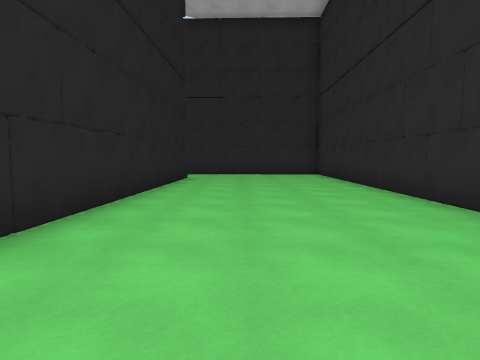
view 1 (above)

18 first-person views from a walk through a scene from a Unity 3-D project. The camera is 1.3 m above the floor, tilts 4° down and sees 75° across. The floor is counted in squares, 2 m on a side. Each view is taken from the middle of a square. On the plan, view 1 faces up. The plan holds only what a view shows up to about 10 squares ahead; the rest is blank. The place goes on beyond the plan.

view 2
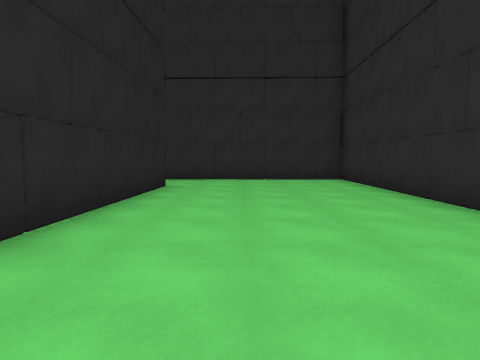

view 3
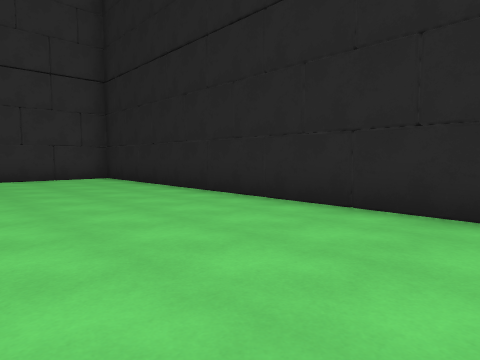

view 4
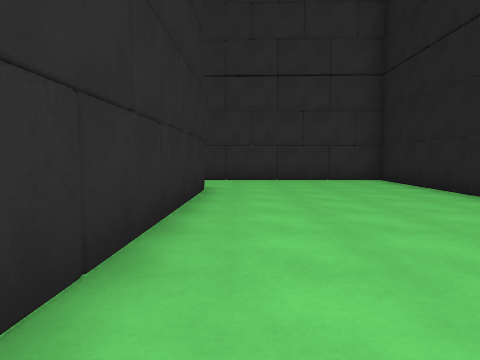

view 5
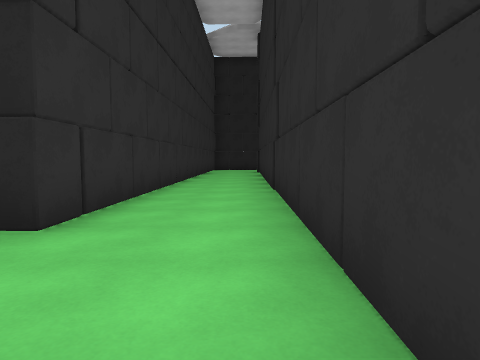

view 6
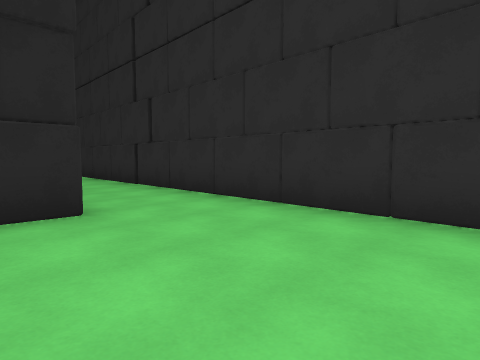

view 7
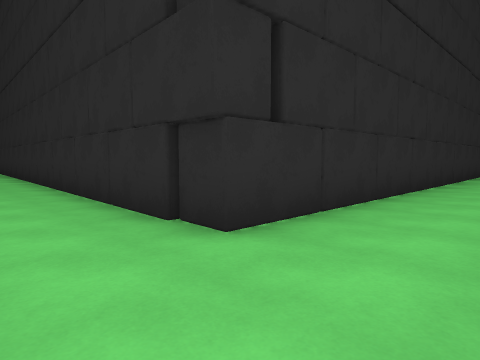

view 8
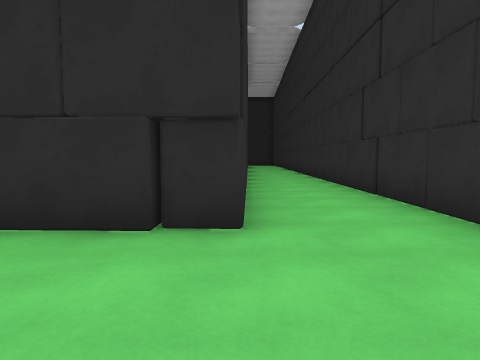

view 9
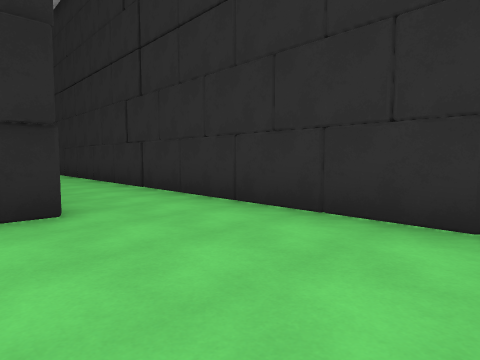

view 10
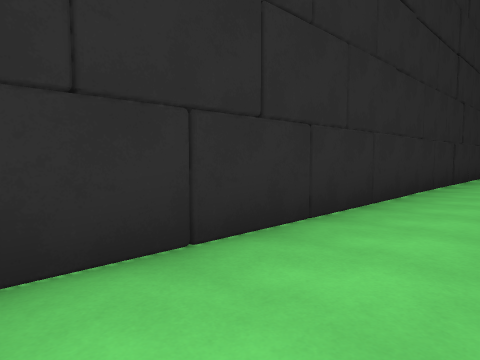

view 11
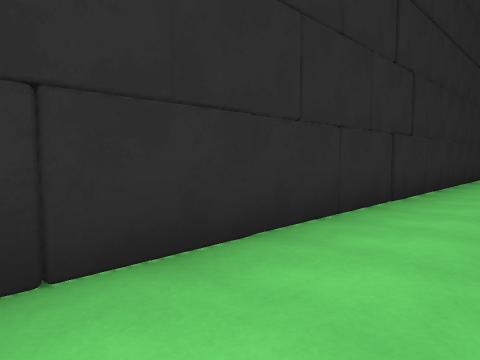

view 12
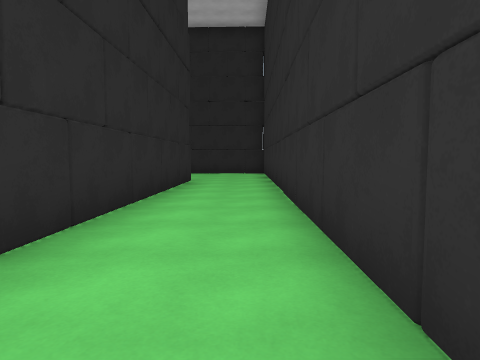

view 13
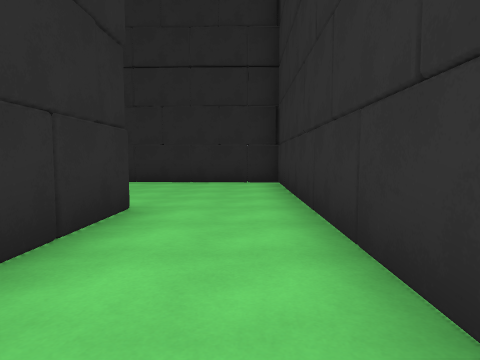

view 14
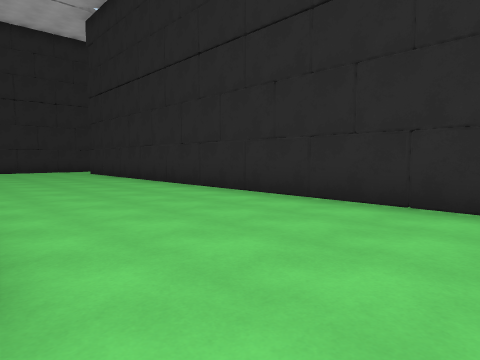

view 15
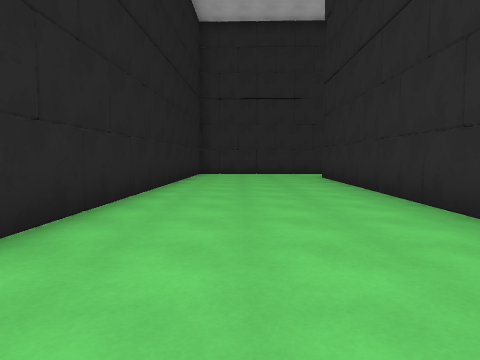

view 16
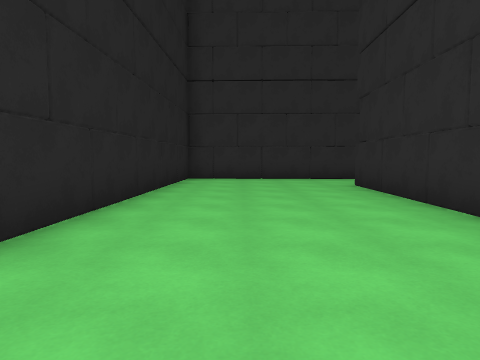

view 17
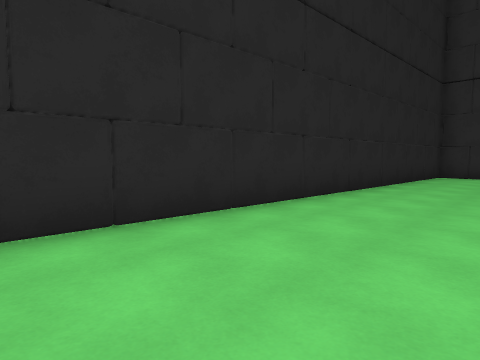

view 18
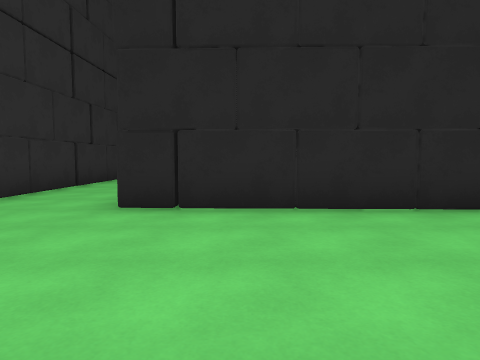

### Floor plan
Ten units are one square. View 1 is at (0, 0); x grows to the right and y downward. Boxes are objects, and circles mark ways between rooms. Rooms are numbered by the first view taken in them; rooms with no view inside come last. Other rooms are left out.
<svg viewBox="-80 -133 381 188">
<path fill="none" stroke="#000" d="M27 20 31 -125 -75 -128M28 20 27 11M-75 -104 -17 -102 -21 42 16 43M240 17 238 26 28 20M158 47 283 50 287 -94M296 -118 244 -119 240 26M16 43 100 45"/>
<circle cx="25" cy="35" r="3" fill="#2a7"/>
<text x="0" y="-50">1</text>
<text x="210" y="30">2</text>
</svg>
Room 1 opens to room 2.

Where each view was taken, in squares from view 1:
view 1: 0 up, 0 right, facing up
view 2: 3 up, 0 right, facing up
view 3: 6 up, 2 right, facing down-left
view 4: 5 up, 2 right, facing down
view 5: 12 up, 1 right, facing left
view 6: 9 up, 2 right, facing up-left
view 7: 4 down, 1 right, facing up-right
view 8: 2 down, 0 right, facing right
view 9: 1 down, 1 left, facing down-right
view 10: 4 down, 6 right, facing up-right
view 11: 4 down, 10 right, facing up-right
view 12: 4 down, 15 right, facing right
view 13: 4 down, 20 right, facing right
view 14: 4 down, 24 right, facing up-right
view 15: 1 down, 26 right, facing up
view 16: 2 up, 26 right, facing up
view 17: 0 up, 27 right, facing up-left
view 18: 1 down, 28 right, facing left
